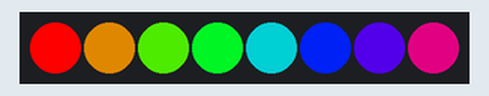
Bench run of a sketch on a simulated Arduino Leonardo, built with avr-gcc and run on an emulated ATmega32U4. Shown: 8 RGB LEDs in strip order, left to right.

Above: at 0.15 s.
At 1.65 s:
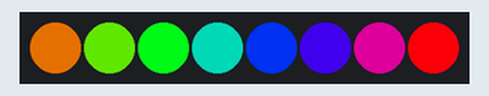
At 4.66 s:
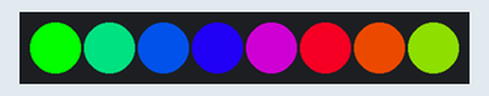
At 10.07 s:
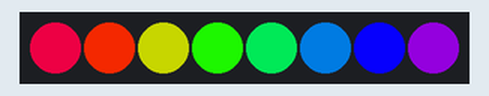
At 13.38 s:
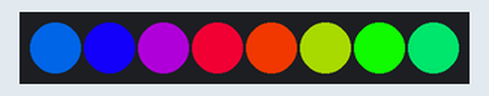
At 20.29 s:
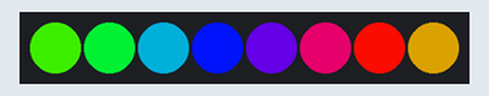
Timing chart, 0 to 40.0 s (numbered marks = the images above):
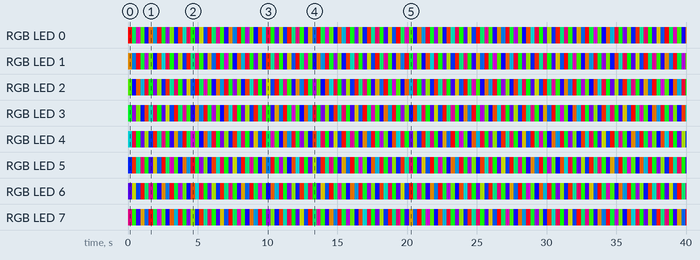

The sketch:

ModZilla_LightTest_Example.ino
```cpp
#include "Keyboard.h"

#include <Adafruit_DotStar.h>
#include <SPI.h>         // COMMENT OUT THIS LINE FOR GEMMA OR TRINKET


#define NUMPIXELS 8 // Number of LEDs in strip

//LED CONTROL PINS
#define DATAPIN    32
#define CLOCKPIN   33

int button[8] = {13, 12, 9, 5, 11, 10, 6, 4}; //Top row left is Button 1, Bottom row right is Button 2
int buttonState[8] = {0, 0, 0, 0, 0, 0, 0, 0};

int bFlag = 9;

int LED[8] = {3, 2, 1, 0, 4, 5, 6, 7}; //Top row left is LED 1, Bottom row right is LED 8

//KEYBOARD BUTTONS, ADD MORE IF YOU LIKE
char ctrlKey = KEY_LEFT_CTRL;
char winKey = KEY_LEFT_GUI;
char shiftKey = KEY_LEFT_SHIFT;


Adafruit_DotStar strip = Adafruit_DotStar(
                           NUMPIXELS, DATAPIN, CLOCKPIN, DOTSTAR_BRG);


void setup() {


  strip.begin();
  strip.show();  // Turn all LEDs off ASAP

  for (int x = 0; x < 8; x++) {
    pinMode(button[x], INPUT_PULLUP);
    strip.setPixelColor(LED[x], strip.Color(75, 75, 75));

  }

}


void loop() {
     rainbowCycle(2);
}


void rainbowCycle(uint8_t wait) {
  uint16_t i, j;

  for(j=0; j<256*5; j++) { // 5 cycles of all colors on wheel
    for(i=0; i< strip.numPixels(); i++) {
      strip.setPixelColor(i, Wheel(((i * 256 / strip.numPixels()) + j) & 255));
    }
    strip.show();
    delay(wait);
  }
}

uint32_t Wheel(byte WheelPos) {
  WheelPos = 255 - WheelPos;
  if(WheelPos < 85) {
    return strip.Color(255 - WheelPos * 3, 0, WheelPos * 3);
  }
  if(WheelPos < 170) {
    WheelPos -= 85;
    return strip.Color(0, WheelPos * 3, 255 - WheelPos * 3);
  }
  WheelPos -= 170;
  return strip.Color(WheelPos * 3, 255 - WheelPos * 3, 0);
}
```

Measured:
- by itself, RGB LED 0: off → RGB(255, 0, 0) at 0.00 s, → RGB(0, 186, 69) 0.30 s later, → RGB(138, 0, 117) 0.30 s later, → RGB(51, 204, 0) 0.30 s later, … (134 changes in this stretch)
- by itself, RGB LED 1: off → RGB(159, 96, 0) at 0.00 s, → RGB(0, 90, 165) 0.30 s later, → RGB(234, 0, 21) 0.30 s later, → RGB(0, 210, 45) 0.30 s later, … (134 changes in this stretch)
- by itself, everything shown: repeats every 19.2 s, in 64 steps
